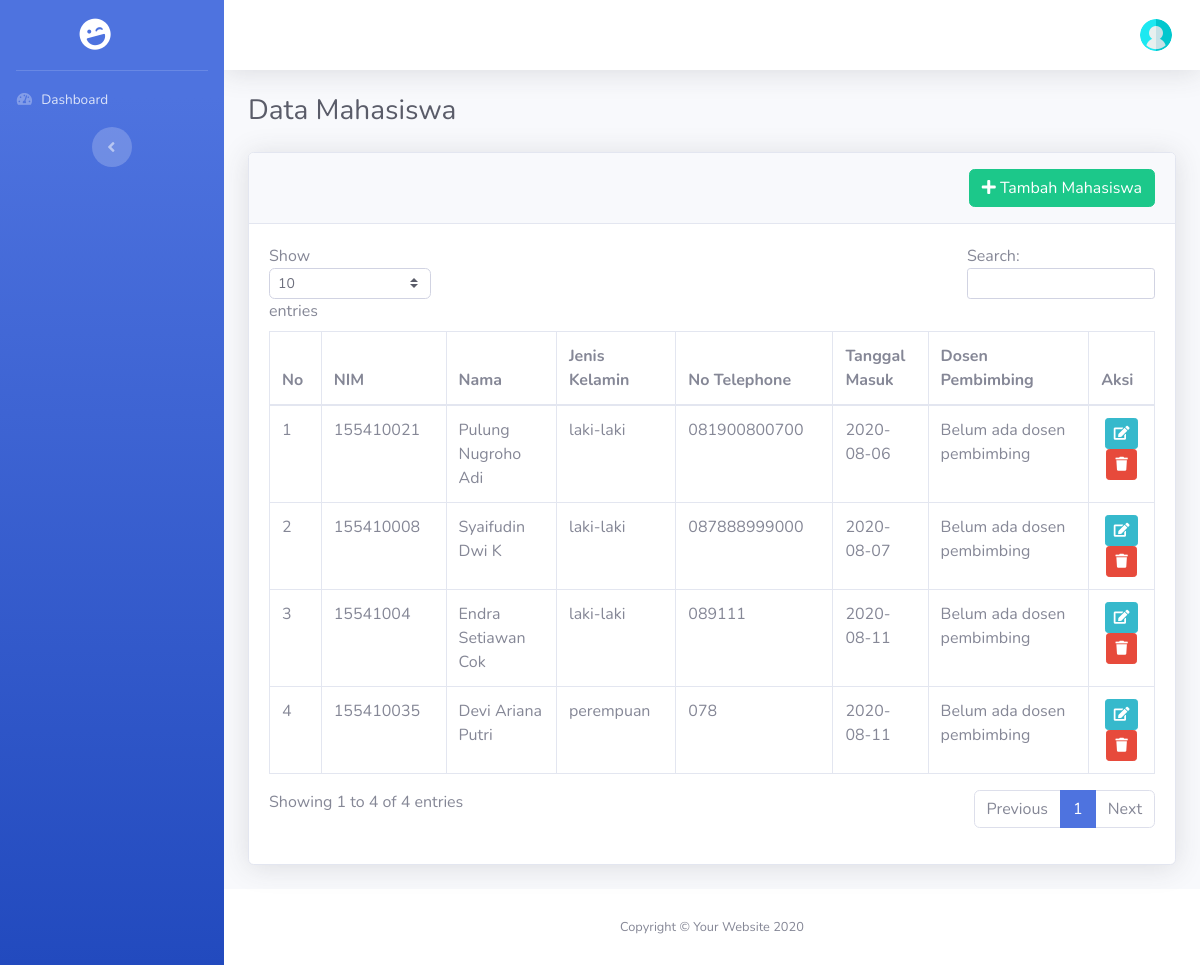
The page /index.php/akademik/mahasiswa on the database as committed earlier.
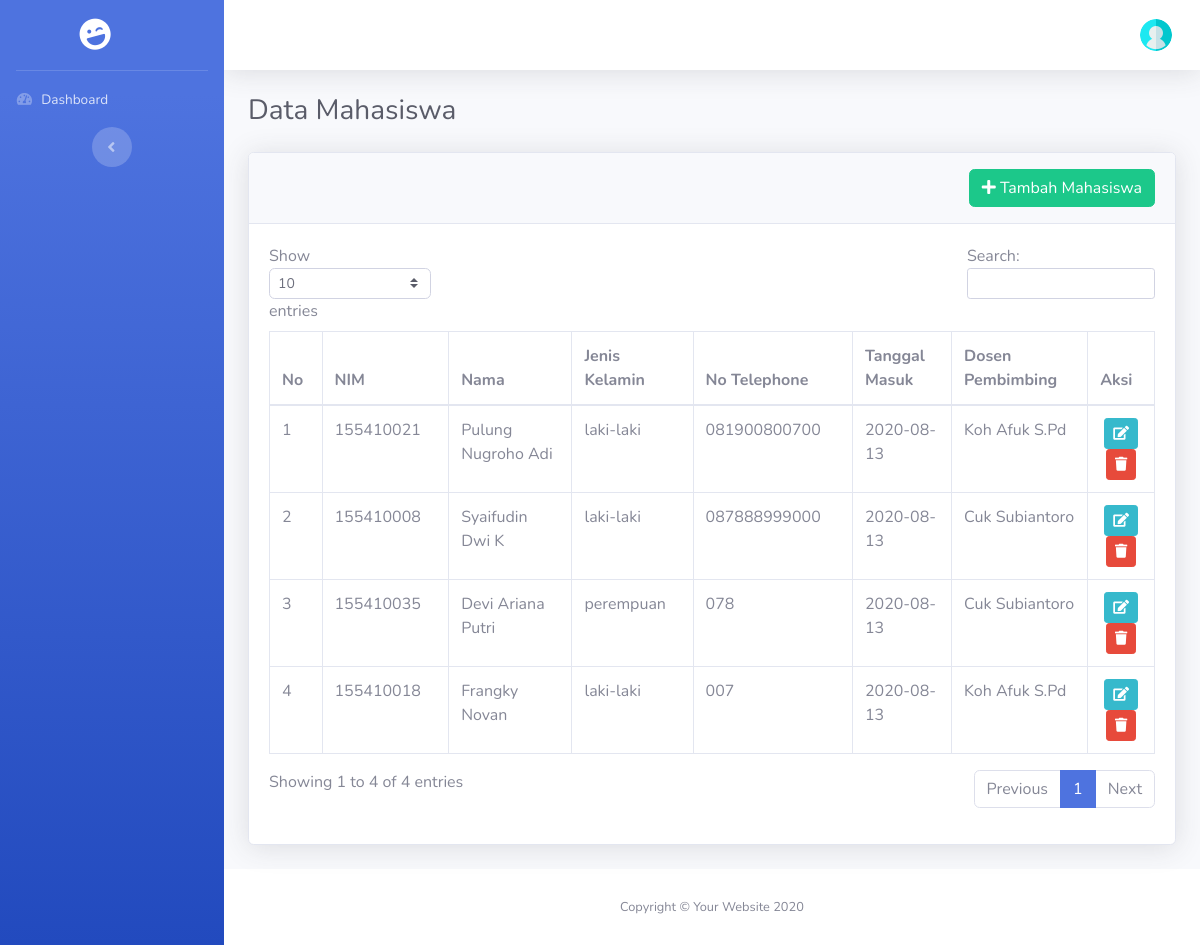
The same page on the database as committed later.
### tables this page shows
CREATE TABLE `mahasiswa` (
  `id` bigint(20) NOT NULL,
  `nim` bigint(20) NOT NULL,
  `nama` varchar(255) NOT NULL,
  `password` varchar(255) NOT NULL,
  `jenis_kelamin` enum('laki-laki','perempuan') NOT NULL,
  `alamat` text NOT NULL,
  `tgl_masuk` date NOT NULL,
  `nomor_telephone` varchar(14) NOT NULL,
  `agama` enum('islam','kristen','katholik','hindu','budha','konghucu') NOT NULL,
  `email` varchar(255) NOT NULL,
  `id_dosen` bigint(20) NOT NULL
);

CREATE TABLE `dosen` (
  `id` bigint(20) NOT NULL,
  `nip` bigint(20) NOT NULL,
  `nama` varchar(255) NOT NULL,
  `jenis_kelamin` enum('laki-laki','perempuan') NOT NULL,
  `alamat` text NOT NULL,
  `tgl_lahir` date NOT NULL,
  `password` varchar(255) NOT NULL,
  `tgl_masuk` date NOT NULL,
  `nomor_telephone` varchar(14) NOT NULL,
  `agama` enum('islam','kristen','katholik','hindu','budha','konghucu') NOT NULL,
  `jabatan` enum('dosen','sekjur','kajur') NOT NULL,
  `email` varchar(255) NOT NULL
);

### application/controllers/Akademik.php (called while the page is built, shortened)
<?php
class Akademik extends CI_Controller
{
    function __construct()
    {
        $this->load->Model('M_akademik','mod');
    }
    public function mahasiswa()
    {
        $data['halaman']    = "Data Mahasiswa";
        $data['mahasiswa']  = $this->mod->m_get_all_mahasiswa_plus_dosen();
        $this->load->view('head.php', $data);
        $this->load->view('sidebar.php');
        $this->load->view('header.php');
        $this->load->view('akademik/mahasiswa/index.php', $data);
        $this->load->view('footer.php');
    }
}

### index.php (called while the page is built, shortened)
<?php
require_once BASEPATH.'core/CodeIgniter.php';

### application/models/M_akademik.php (called while the page is built, shortened)
<?php
Class M_akademik extends CI_Model{
    public function m_get_all_mahasiswa_plus_dosen()
    {
        $this->db->select('a.id AS id_mahasiswa, a.nim, a.nama AS nama_mahasiswa, a.jenis_kelamin AS jk_mahasiswa, a.nomor_telephone AS no_hp_mhs, a.tgl_masuk AS tgl_masuk_mahasiswa, b.nama AS nama_dosen')
            ->from('mahasiswa AS a')
            ->join('dosen AS b','b.id = a.id_dosen', 'left');
        $query = $this->db->get_compiled_select();
        $data  = $this->db->query($query)->result_array();
        return $data;
    }
}

### application/views/akademik/mahasiswa/index.php (the view, shortened to what this page needs)
<div class="container-fluid">
    <h1 class="h3 mb-4 text-gray-800">Data Mahasiswa</h1>
    <div class="card shadow mb-4">
        <div class="card-header py-3">
            <a href="<?php echo base_url('admin/tambah_mahasiswa')?>" class="btn btn-success float-right"><i class="fas fa-plus"></i>&nbsp;Tambah Mahasiswa</a>
        </div>
        <div class="card-body">
            <div class="table-responsive">
                <table class="table table-bordered" id="dataTable" width="100%" cellspacing="0">
                    <thead>
                        <tr>
                            <th>No</th>
                            <th>NIM</th>
                            <th>Nama</th>
                            <th>Jenis Kelamin</th>
                            <th>No Telephone</th>
                            <th>Tanggal Masuk</th>
                            <th>Dosen Pembimbing</th>
                            <th>Aksi</th>
                        </tr>
                    </thead>
                    <tbody>
                        <?php
                            $i = 1;
                            foreach($mahasiswa as $mhs):?>
                            <tr>
                                <td><?php echo $i;?></td>
                                <td><?php echo $mhs['nim'];?></td>
                                <td><?php echo $mhs['nama_mahasiswa'];?></td>
                                <td><?php echo $mhs['jk_mahasiswa'];?></td>
                                <td><?php echo $mhs['no_hp_mhs'];?></td>
                                <td><?php echo $mhs['tgl_masuk_mahasiswa'];?></td>
                                <td>
                                    <?php
                                        if($mhs['nama_dosen'] == ""){
                                            echo "Belum ada dosen pembimbing";
                                        }else{
                                            echo $mhs['nama_dosen'];
                                        }
                                    ?>
                                </td>
                                <td class="text-center">
                                    <a href="<?php echo base_url('admin/edit_mahasiswa/').$mhs['id_mahasiswa']?>" class="btn btn-info btn-sm"><i class="fas fa-edit"></i></a>
                                    <a href="<?php echo base_url('admin/hapus_mahasiswa/').$mhs['id_mahasiswa']?>" class="btn btn-danger btn-sm"><i class="fas fa-trash"></i></a>
                                </td>
                            </tr>
                        <?php
                            $i++;
                            endforeach;?>
                    </tbody>
                </table>
            </div>
        </div>
    </div>
</div>

### application/views/head.php (shortened to what this page needs)
<!DOCTYPE html>
<html lang="en">
<head>
    <link href="<?php echo base_url('assets/')?>vendor/fontawesome-free/css/all.min.css" rel="stylesheet" type="text/css">
    <link rel="stylesheet" href="<?php echo base_url('assets/')?>vendor/jquery-ui/jquery-ui.min.css">
    <link rel="stylesheet" href="<?php echo base_url('assets/')?>vendor/jquery-ui/jquery-ui.theme.min.css">
    <link href="<?php echo base_url('assets/')?>css/sb-admin-2.min.css" rel="stylesheet">
    <link href="<?php echo base_url('assets/')?>css/mycss.css" rel="stylesheet">
</head>
<body id="page-top">
    <div id="wrapper">

### application/views/sidebar.php (shortened to what this page needs)
<ul class="navbar-nav bg-gradient-primary sidebar sidebar-dark accordion" id="accordionSidebar">
    <a class="sidebar-brand d-flex align-items-center justify-content-center" href="index.html">
        <div class="sidebar-brand-icon rotate-n-15">
            <i class="fas fa-laugh-wink"></i>
        </div>
    </a>
    <hr class="sidebar-divider my-0">
    <li class="nav-item <?php if($this->uri->segment(1)=="dashboard"){ echo "active"; }?>">
    <a class="nav-link" href="<?php echo base_url('dashboard')?>">
        <i class="fas fa-fw fa-tachometer-alt"></i>
        <span>Dashboard</span></a>
    </li>
<div class="text-center d-none d-md-inline">
    <button class="rounded-circle border-0" id="sidebarToggle"></button>
</div>
</ul>

### application/views/header.php (shortened to what this page needs)
<div id="content-wrapper" class="d-flex flex-column">
  <div id="content">
    <nav class="navbar navbar-expand navbar-light bg-white topbar mb-4 static-top shadow">
      <ul class="navbar-nav ml-auto">
        <li class="nav-item dropdown no-arrow">
          <a class="nav-link dropdown-toggle" href="#" id="userDropdown" role="button" data-toggle="dropdown" aria-haspopup="true" aria-expanded="false">
            <img class="img-profile rounded-circle" src="<?php echo base_url('assets/img/user.png')?>">
          </a>
        </li>
      </ul>
    </nav>

### application/views/footer.php (shortened to what this page needs)
            </div>
            <footer class="sticky-footer bg-white">
                <div class="container my-auto">
                <div class="copyright text-center my-auto">
                    <span>Copyright &copy; Your Website <?php echo date("Y")?></span>
                </div>
                </div>
            </footer>
        </div>
    </div>
</body>
</html>

Rows that differ between the two databases and show on the page:
removed mahasiswa: nim "15541004", nama "Endra Setiawan Cok", jenis_kelamin "laki-laki", nomor_telephone "089111", tgl_masuk "2020-08-11", shows "Belum ada dosen pembimbing"
changed mahasiswa "Pulung Nugroho Adi": tgl_masuk "2020-08-06" → "2020-08-13"; id_dosen.nama (not shown) → "Koh Afuk S.Pd"; no longer shows "Belum ada dosen pembimbing"
changed mahasiswa "Syaifudin Dwi K": tgl_masuk "2020-08-07" → "2020-08-13"; id_dosen.nama (not shown) → "Cuk Subiantoro"; no longer shows "Belum ada dosen pembimbing"
changed mahasiswa "Devi Ariana Putri": tgl_masuk "2020-08-11" → "2020-08-13"; id_dosen.nama (not shown) → "Cuk Subiantoro"; no longer shows "Belum ada dosen pembimbing"
added mahasiswa: nim "155410018", nama "Frangky Novan", jenis_kelamin "laki-laki", nomor_telephone "007", tgl_masuk "2020-08-13", id_dosen.nama "Koh Afuk S.Pd"
